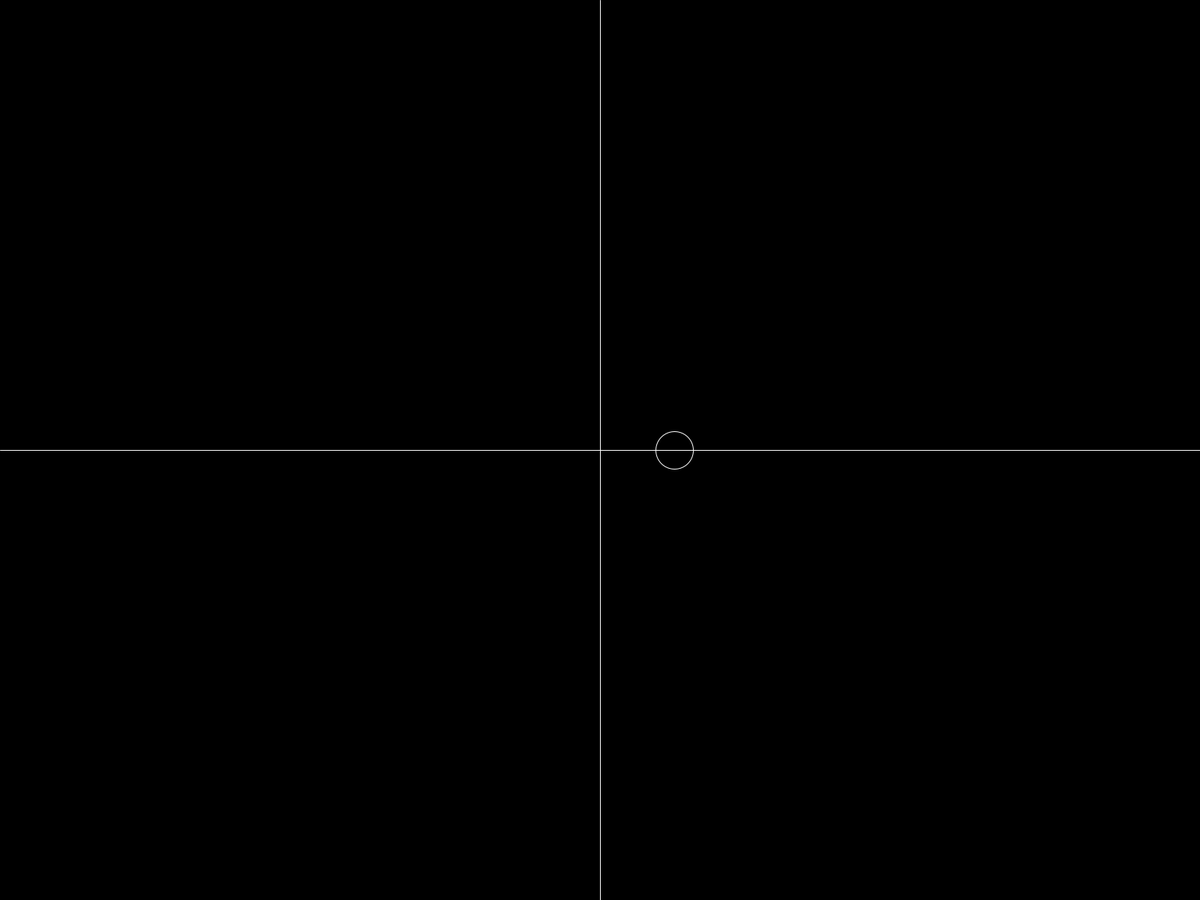
Frame 1 (no input)
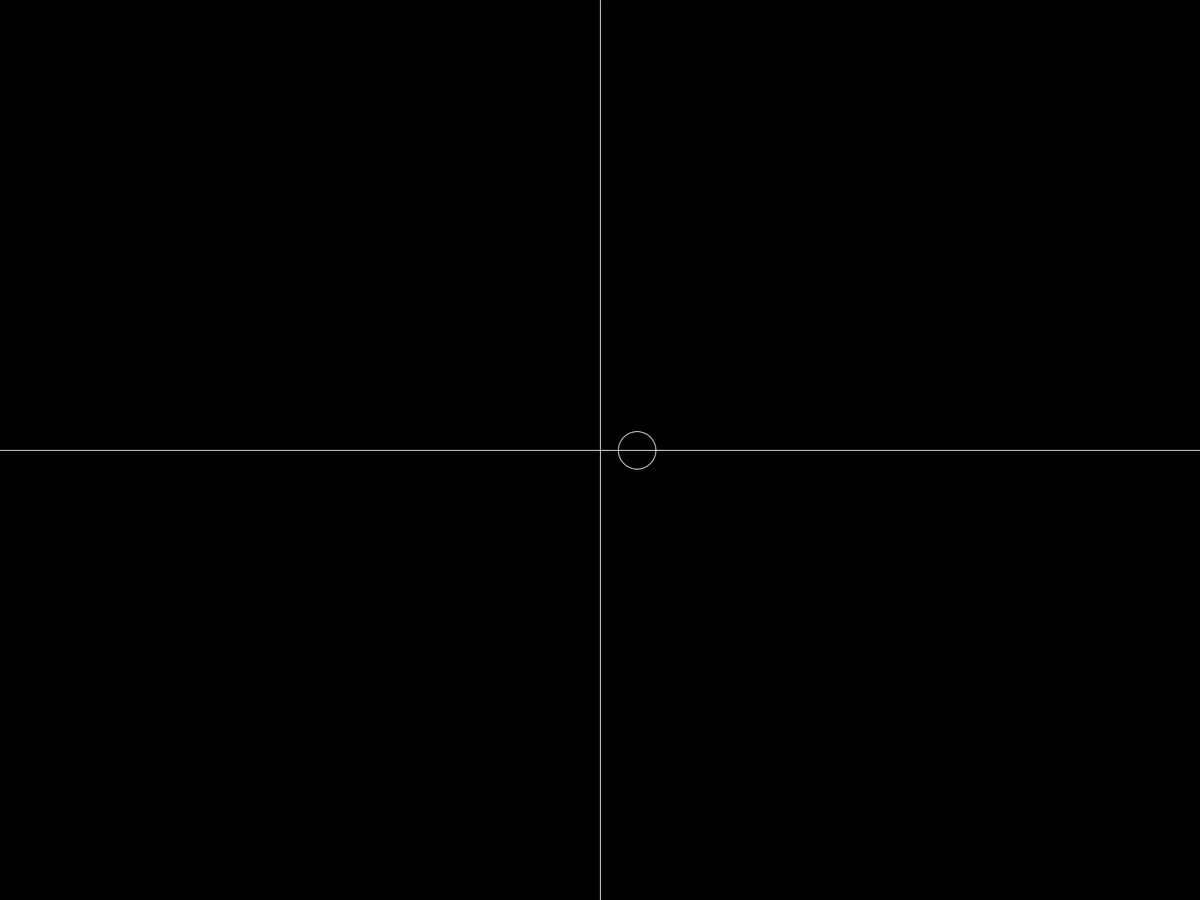
Frame 60 (the mouse pressed at the canvas centre just before this capture)
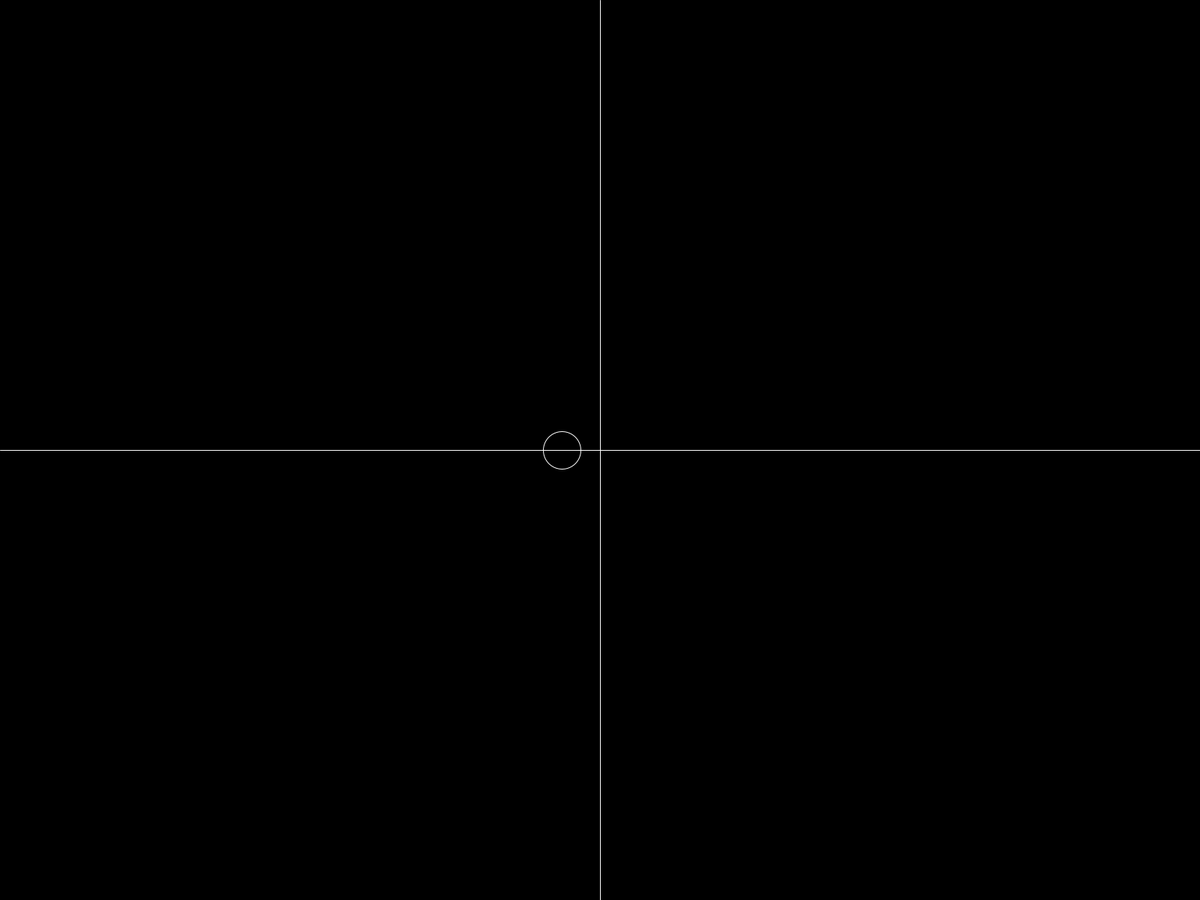
Frame 120 (the mouse held since frame 60 and released just before this capture)

The Processing sketch that drew these frames (run headless with seeded random() and noise(); from frame 60 on, the mouse is pressed at the canvas centre):

// Processing sketch: mySketch
// ── mySketch.pde
void setup(){
	fullScreen();
}

void draw(){
	background(0);
	noFill();
	stroke(255);
	line(0,height/2,width,height/2);
  line(width/2,0,width/2,height);	
	
  // make t to hold the current frame number as a float
  float t = (float)frameCount;

  // move the coordinate system to left middle
  translate(width/2, height/2);

  // circles left to right on a cos() wave
	ellipse(cos(radians(frameCount))*100, 0, 50, 50);
	//ellipse(0, cos(radians(frameCount))*100, 50, 50);
	//ellipse(sin(t/100)*100, cos(t/100)*100, 50, 50);
}
